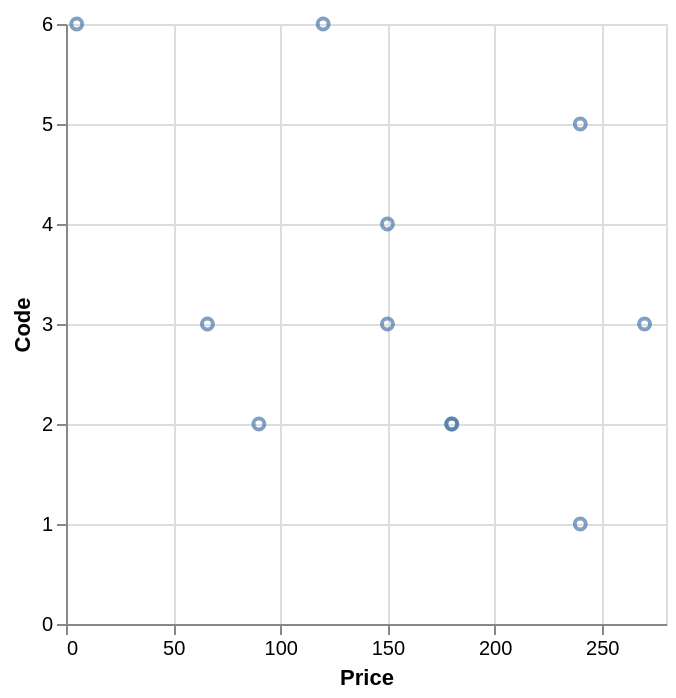

Vega-Lite specification stored for this chart:
### Vega-Lite specification from a JSON file in a GitHub repository (floating-point values rounded to 4 significant figures)
{"data": {"values": [{"x_data": 240, "y_data": 5}, {"x_data": 120, "y_data": 6}, {"x_data": 150, "y_data": 4}, {"x_data": 5, "y_data": 6}, {"x_data": 240, "y_data": 1}, {"x_data": 180, "y_data": 2}, {"x_data": 90, "y_data": 2}, {"x_data": 270, "y_data": 3}, {"x_data": 66, "y_data": 3}, {"x_data": 180, "y_data": 2}, {"x_data": 150, "y_data": 3}]}, "mark": "point", "encoding": {"x": {"field": "x_data", "type": "quantitative", "title": "Price"}, "y": {"field": "y_data", "type": "quantitative", "title": "Code"}}}
